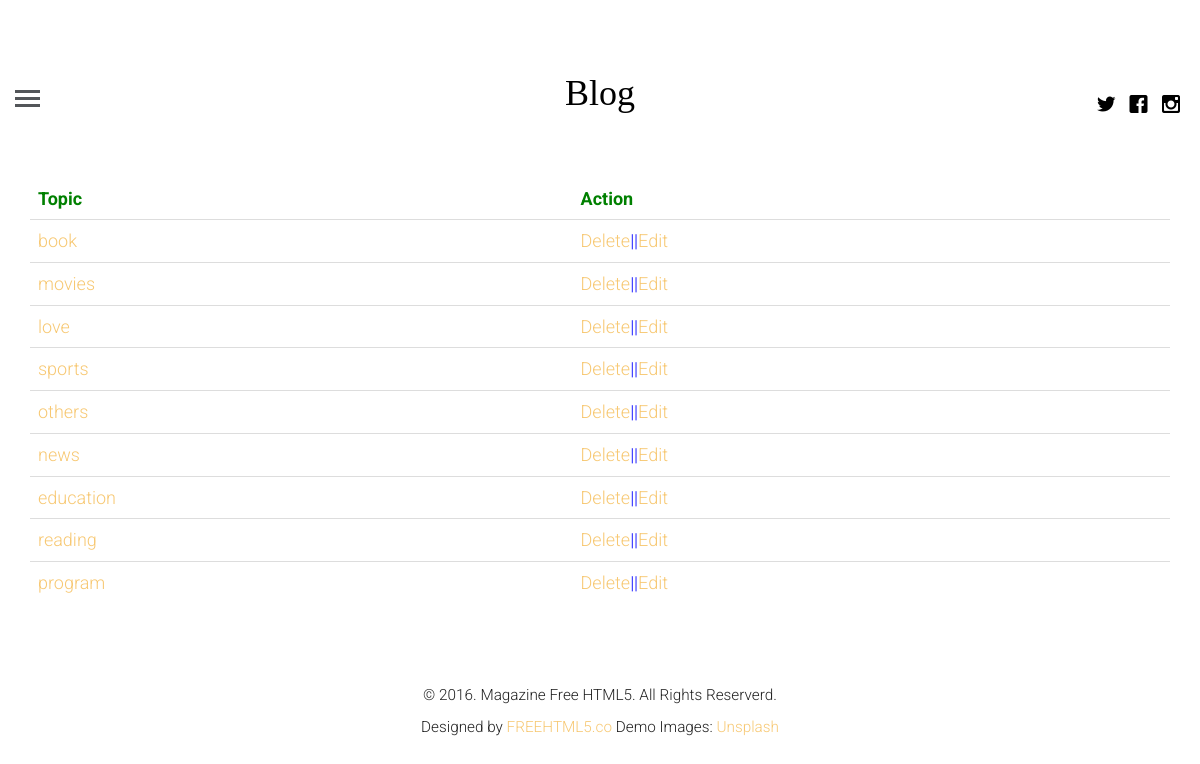
The page /topics/ on the database as committed earlier.
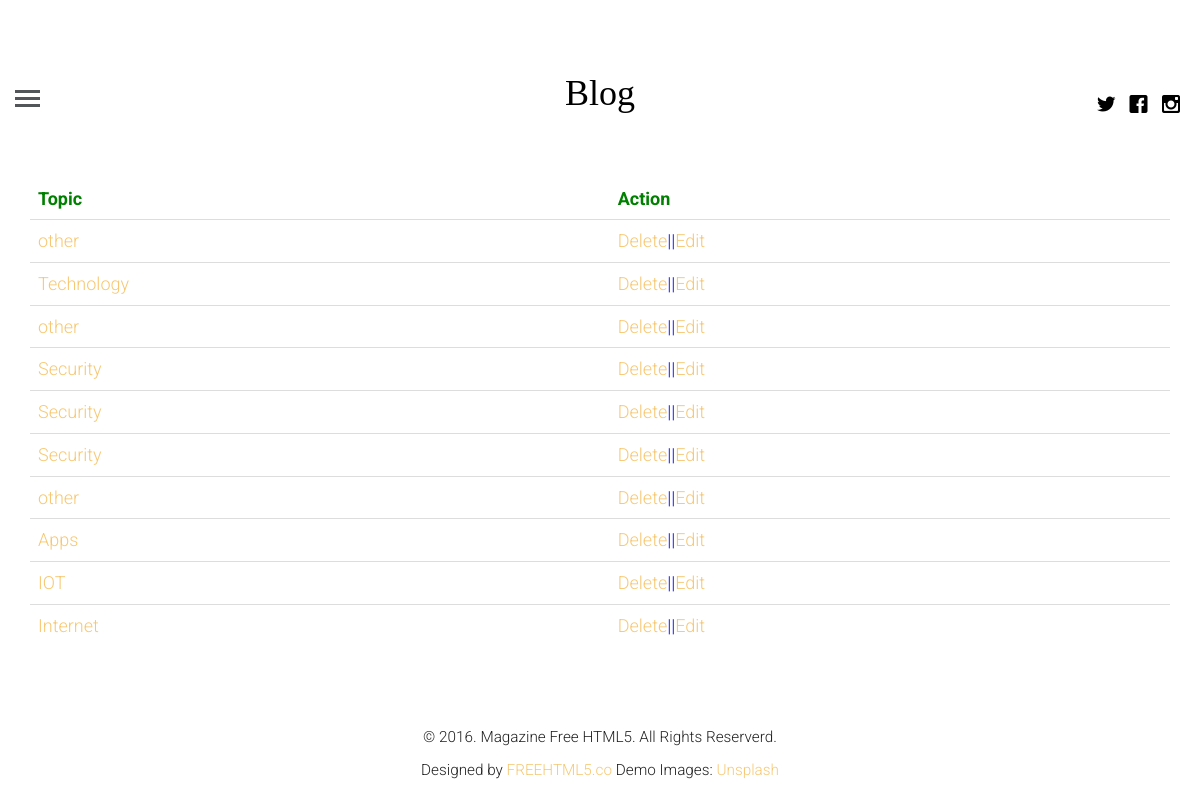
The same page on the database as committed later.
### blogapp/models.py (models this page shows, shortened)
class category(models.Model):
    name = models.CharField(max_length=100)

### blogapp/views.py (the view)
# urls.py: path('topics/', views.getcategory, name="category"),
def getcategory(request):
    query=category.objects.all()
    return render(request, 'topics.html', {"topic": query})

### templates/topics.html (shortened to what this page needs)
{% extends 'base.html' %}
{% block content %}
<div class="container">
    <table class="table">
        <thead>
        <tr>
            <td style="color:green"><b>Topic</b></td>
            <td style="color:green"><b>Action</b></td>
        </tr>
        </thead>
        <tbody>
        {% for t in topic %}
        <tr>
            <td style="color:blue"><a href="{% url 'topic' name=t.name %}">{{t.name}}</a></td>
            <td style="color:blue"><a href="{% url 'topicdelete' pid=t.id %}"">Delete</a>||<a href="">Edit</a></td>
        </tr>
        {%endfor%}
        </tbody>
    </table>
</div>
{% endblock %}

### templates/base.html (shortened to what this page needs)
<!DOCTYPE html>
 <html class="no-js">
	<head>
{% load static %}
	<link rel="stylesheet" href="{% static 'css/animate.css' %}">
	<link rel="stylesheet" href="{% static 'css/icomoon.css' %}">
	<link rel="stylesheet" href=" {% static 'css/bootstrap.css' %}">
	<link rel="stylesheet" href="{% static  'css/style.css' %}">
	</head>
	<body>
	<header id="fh5co-header">
		<div class="container-fluid">
			<div class="row">
				<a href="#" class="js-fh5co-nav-toggle fh5co-nav-toggle"><i></i></a>
				<ul class="fh5co-social">
					<li><a href="https://twitter.com/AbdullahAlMuhi4"  target="_blank"><i class="icon-twitter"></i></a></li>
					<li><a href="https://www.facebook.com/muhit1296.muhit"  target="_blank"><i class="icon-facebook"></i></a></li>
					<li><a href="https://www.instagram.com/muhit1296/"  target="_blank"><i class="icon-instagram"></i></a></li>
				</ul>
				<div class="col-lg-12 col-md-12 text-center">
					<h1 id="fh5co-logo"><a href="{% url 'index' %}">Blog</a></h1>
				</div>
			</div>
		</div>
	</header>
    <div class="container-fluid">
		<div class="row fh5co-post-entry">
          {% block content %}
            {% endblock %}
        </div>
    </div>
    <footer id="fh5co-footer">
		<p><small>&copy; 2016. Magazine Free HTML5. All Rights Reserverd. <br> Designed by <a href="#" target="_blank">FREEHTML5.co</a>  Demo Images: <a href="#" target="_blank">Unsplash</a></small></p>
	</footer>
	</body>
</html>

### blogapp/static/css/icomoon.css (style rules this page uses)
[class^="icon-"], [class*=" icon-"] { font-family: 'icomoon' !important; speak: none; font-style: normal; font-weight: normal; font-variant: normal; text-transform: none; line-height: 1; -webkit-font-smoothing: antialiased; -moz-osx-font-smoothing: grayscale; }
.icon-facebook:before { content: "\ea67"; }
.icon-instagram:before { content: "\ea6f"; }
.icon-twitter:before { content: "\ea7c"; }

### blogapp/static/css/style.css (style rules this page uses)
html { background: #fff; }
body { font-family: "Roboto", arial, sans-serif; font-size: 18px; font-weight: 300; line-height: 1.8; color: #222; background: #fff; }
a { color: #f7c873; -webkit-transition: 0.5s; -o-transition: 0.5s; transition: 0.5s; }
h1, h2, h3, h4, h5, h6 { font-family: "Playfair Display", times, serif; color: #000; }
p { margin-bottom: 30px; }
#fh5co-header { padding: 3em 3em; float: left; width: 100%; }
@media screen and (max-width: 1200px) { #fh5co-header { padding-left: 15px; padding-right: 15px; } }
#fh5co-header .fh5co-nav-toggle { position: absolute; top: 4.2em; left: 3em; z-index: 99; }
@media screen and (max-width: 1200px) { #fh5co-header .fh5co-nav-toggle { top: 4em; left: 15px; } }
#fh5co-header .fh5co-social { position: absolute !important; right: 3em !important; top: 3.2em; z-index: 99; -webkit-transition: 0.5s; -o-transition: 0.5s; transition: 0.5s; }
@media screen and (max-width: 1200px) { #fh5co-header .fh5co-social { right: 15px !important; top: 3.2em; } }
#fh5co-header #fh5co-logo { text-align: center; }
#fh5co-header #fh5co-logo a { color: #000; }
.fh5co-social { padding: 0; margin: 30px 0 0 0; position: relative; }
.fh5co-social li { padding: 0; margin: 0; list-style: none; display: inline; }
.fh5co-social li a { font-size: 20px; padding: 4px; color: #000; }
#fh5co-footer { padding: 3em 0; text-align: center; }
.fh5co-nav-toggle { width: 25px; height: 25px; cursor: pointer; text-decoration: none; }
.fh5co-nav-toggle i { position: relative; display: -moz-inline-stack; display: inline-block; zoom: 1; *display: inline; width: 25px; height: 3px; color: #535659; font: bold 14px/.4 Helvetica; text-transform: uppercase; text-indent: -55px; background: #535659; transition: all .2s ease-out; }
.fh5co-nav-toggle i::before, .fh5co-nav-toggle i::after { content: ''; width: 25px; height: 3px; background: #535659; position: absolute; left: 0; -webkit-transition: 0.2s; -o-transition: 0.2s; transition: 0.2s; }
.fh5co-nav-toggle i::before { top: -7px; }
.fh5co-nav-toggle i::after { bottom: -7px; }
.fh5co-nav-toggle { position: absolute; top: 18px; left: 0; z-index: 21; padding: 6px 0 0 0; display: block; margin: 0 auto; display: block; height: 44px; width: 25px; border-bottom: none !important; }

Rows that differ between the two databases and show on the page:
removed category: name "book"
removed category: name "movies"
removed category: name "love"
removed category: name "sports"
removed category: name "others"
removed category: name "news"
removed category: name "education"
removed category: name "reading"
removed category: name "program"
added category: name "other"
added category: name "Technology"
added category: name "other"
added category: name "Security"
added category: name "Security"
added category: name "Security"
added category: name "other"
added category: name "Apps"
added category: name "IOT"
added category: name "Internet"
